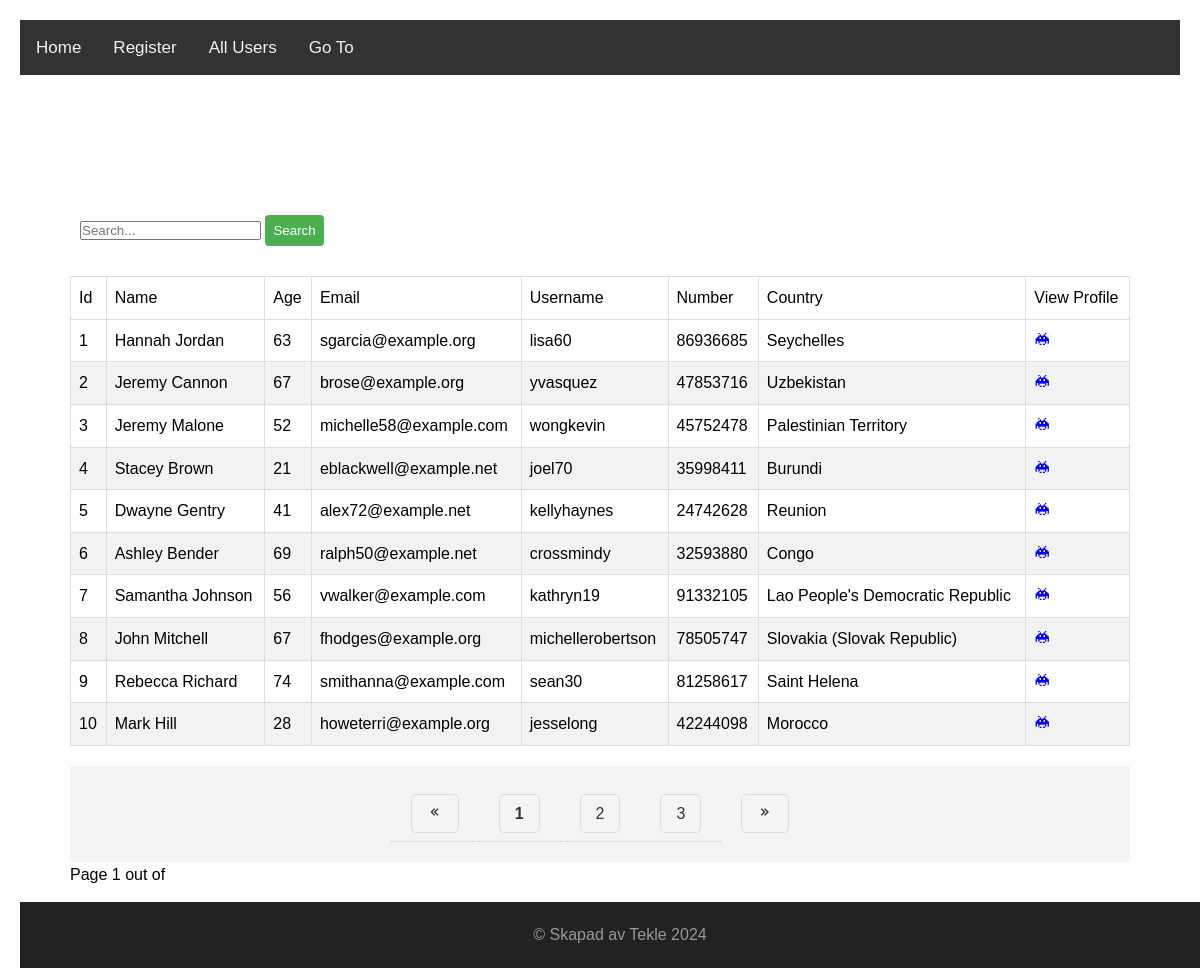
Page /allusers?sort_order=asc&sort_column=id&q= on the committed database.
### models.py (models this page shows)
class User(db.Model):
    id = db.Column(db.Integer, primary_key=True)
    name = db.Column(db.String(100))
    age = db.Column(db.Integer)
    email = db.Column(db.String(128), unique=True)
    username = db.Column(db.String(128), unique=True)
    phone = db.Column(db.String(128))
    country = db.Column(db.String(100))

### app.py (the view)
@app.route("/allusers")
def all_users():
    q = request.args.get('q', '')
    sort_column = request.args.get('sort_column', 'id')
    sort_order = request.args.get('sort_order', 'desc')
    page = request.args.get('page', 1, type=int)
    users = User.query.filter(
        User.name.like("%" + q + "%") |
        User.email.like("%" + q + "%") |
        User.age.like("%" + q + "%") |
        User.username.like("%" + q + "%") |
        User.phone.like("%" + q + "%")
    )
    if sort_column == 'name':
        sort_by = User.name
    elif sort_column == 'age':
        sort_by = User.age
    elif sort_column == 'username':
        sort_by = User.username
    elif sort_column == 'phone':
        sort_by = User.phone
    elif sort_column == 'email':
        sort_by = User.email
    elif sort_column == 'country':
        sort_by = User.country
    else:
        sort_by = User.id
    if sort_order == 'asc':
        sort_by = sort_by.asc()
    elif sort_order == 'desc':
        sort_by = sort_by.desc()
    users = users.order_by(sort_by)
    pa_obj = users.paginate(page=page, per_page=10, error_out=True)
    return render_template(
        'users.html',
        list_of_users=pa_obj.items,
        q=q,
        sort_order=sort_order,
        sort_column=sort_column,
        pagination=pa_obj,
        page=page,
        nr_pages=pa_obj.pages,
        has_next=pa_obj.has_next,
        has_prev=pa_obj.has_prev
    )

### templates/users.html (shortened to what this page needs)
{% extends "base.html"%}
{% block content %}
<div class="container">
   <form method="get">
      <div class="search-box">
          <input type="text" name="q" placeholder="Search..." required value="{{q}}">
          <button class="search-button" type="submit">Search</button>
      </div>
  </form>
   <table class="table table-bordered">
      <thead class="table th">
         <tr>
            <td>Id
            </td>
            <td>Name
            </td>
            <td>Age
            </td>
            <td>Email
            </td>
            <td>Username
            </td>
            <td>Number
            </td>
            <td>Country
            </td>
            <td>
               View Profile
            </td>
         </tr>
      </thead>
      {% for user in list_of_users %}
      <tr>
         <td>{{user.id}}</td>
         <td>{{user.name}}</td>
         <td>{{user.age}} </td>
         <td>{{user.email}}</td>
         <td>{{user.username}}</td>
         <td>{{user.phone}}</td>
         <td>{{user.country}}</td>
         <td><a href="{{url_for('user_page', user_id=user.id)}}"><i class='bx bxs-invader'></i></a></td>
      </tr>
      {% endfor %}
   </table>
   <nav aria-label="Page navigation example">
      <ul class="pagination">
          {% if nr_pages !=1 %}
              {% if has_prev %}
              <li class="page-item">
                  <a class="page-link" href="{{url_for('all_users', sort_column = sort_column, sort_order = sort_order, q=q, page = page - 1)}}" aria-label="Föregående">
                      <i class='bx bx-chevrons-left'></i>
                  </a>
              </li>
              {% else %}
              <li class="page-item disabled">
                  <a class="page-link"><i class='bx bx-chevrons-left'></i></box-icon></a>
              </li>
              {% endif %}
              {% for page in pagination.iter_pages(left_edge=0, right_edge=0, left_current=2, right_current=2) %}
                  {% if page %}
                      {% if page != pagination.page %}
                      <li class="page-item">
                          <a class="page-link" href="{{url_for('all_users', sort_column = sort_column, sort_order = sort_order, q=q, page = page)}}">{{ page }}</a>
                      </li>
                      {% else %}
                      <li class="page-item active">
                          <a class="page-link"><strong>{{ page }}</strong></a>
                      </li>
                      {% endif %}
                  {% endif %}
              {% endfor %}
              {% if has_next %}
                  <li class="page-item">
                      <a class="page-link" href="{{url_for('all_users', sort_column = sort_column, sort_order = sort_order, q=q, page = page + 1)}}">
                          <i class='bx bx-chevrons-right'></i>
                      </a>
                  </li>
              {% else %}
                  <li class="page-item disabled">
                      <a class="page-link"><i class='bx bx-chevrons-right'></i></a>
                  </li>
              {% endif %}
          {% endif %}
      </ul>
      <p>Page {{page}} out of {{pages}}</p>
   </nav>
</div>
{% endblock %}

### static/style.css (style rules this page uses)
* { margin: 0; padding: 0; box-sizing: border-box; }
html, body { height: 100%; margin: 0; }
body { font-family: 'Arial', sans-serif; line-height: 1.6; margin: 20px; }
.container { max-width: 1100px; margin: auto; padding: 20px; overflow: auto; }
ul { list-style: none; background: #f4f4f4; margin-top: 20px; }
ul li { padding: 15px; border-bottom: 1px #ccc dotted; }
ul li:last-child { border-bottom: none; }
ul li a { text-decoration: none; color: blue; }
.table { width: 100%; border-collapse: collapse; }
.table td, .table th { border: 1px solid #ddd; padding: 8px; }
.table tr:nth-child(even) { background-color: #f2f2f2; }
.search-box { padding: 10px; margin-bottom: 20px; }
.search-button { width: auto; max-width: 200px; padding: 8px; background-color: #4CAF50; color: white; border: none; border-radius: 4px; cursor: pointer; display: inline-block; }
.pagination { display: flex; justify-content: center; padding: 20px; }
.page-link { padding: 10px 15px; margin: 0 5px; border: 1px solid #ddd; color: #333; text-decoration: none; border-radius: 5px; }
a { text-decoration: none; }

### rows in the picture
User: id "1", name "Hannah Jordan", age "63", email "sgarcia@example.org", username "lisa60", phone "86936685", country "Seychelles"
User: id "2", name "Jeremy Cannon", age "67", email "brose@example.org", username "yvasquez", phone "47853716", country "Uzbekistan"
User: id "3", name "Jeremy Malone", age "52", email "michelle58@example.com", username "wongkevin", phone "45752478", country "Palestinian Territory"
User: id "4", name "Stacey Brown", age "21", email "eblackwell@example.net", username "joel70", phone "35998411", country "Burundi"
User: id "5", name "Dwayne Gentry", age "41", email "alex72@example.net", username "kellyhaynes", phone "24742628", country "Reunion"
User: id "6", name "Ashley Bender", age "69", email "ralph50@example.net", username "crossmindy", phone "32593880", country "Congo"
User: id "7", name "Samantha Johnson", age "56", email "vwalker@example.com", username "kathryn19", phone "91332105", country "Lao People's Democratic Republic"
User: id "8", name "John Mitchell", age "67", email "fhodges@example.org", username "michellerobertson", phone "78505747", country "Slovakia (Slovak Republic)"
User: id "9", name "Rebecca Richard", age "74", email "smithanna@example.com", username "sean30", phone "81258617", country "Saint Helena"
User: id "10", name "Mark Hill", age "28", email "howeterri@example.org", username "jesselong", phone "42244098", country "Morocco"

### other values in the picture
{{ page }} "1"
{{ page }} "2" "3"
